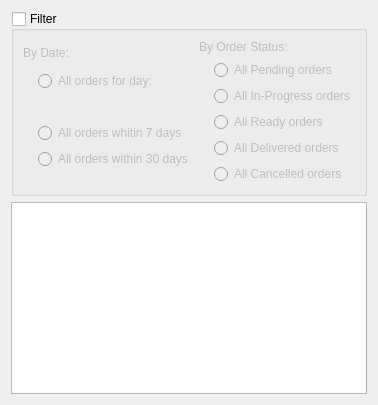
           <widget class="QWidget" name="so">
            <layout class="QVBoxLayout" name="verticalLayout_15">
             <item>
              <widget class="QGroupBox" name="groupSOFilter">
               <property name="title">
                <string>Filter</string>
               </property>
               <property name="checkable">
                <bool>true</bool>
               </property>
               <property name="checked">
                <bool>false</bool>
               </property>
               <layout class="QGridLayout" name="gridLayout_7">
                <item row="0" column="0">
                 <layout class="QVBoxLayout" name="verticalLayout_14">
                  <item>
                   <widget class="QLabel" name="label_5">
                    <property name="text">
                     <string>By Date:</string>
                    </property>
                   </widget>
                  </item>
                  <item>
                   <layout class="QVBoxLayout" name="verticalLayout_13">
                    <property name="leftMargin">
                     <number>15</number>
                    </property>
                    <item>
                     <widget class="QRadioButton" name="rbSOByDate">
                      <property name="text">
                       <string>All orders for day:</string>
                      </property>
                     </widget>
                    </item>
                    <item>
                     <layout class="QHBoxLayout" name="horizontalLayout_5">
                      <item>
                       <spacer name="horizontalSpacer_2">
                        <property name="orientation">
                         <enum>Qt::Horizontal</enum>
                        </property>
                        <property name="sizeType">
                         <enum>QSizePolicy::Fixed</enum>
                        </property>
                        <property name="sizeHint" stdset="0">
                         <size>
                          <width>15</width>
                          <height>20</height>
                         </size>
                        </property>
                       </spacer>
                      </item>
                      <item>
                       <widget class="KDateWidget" name="datePicker"/>
                      </item>
                     </layout>
                    </item>
                    <item>
                     <widget class="QRadioButton" name="rbSOByThisWeek">
                      <property name="text">
                       <string>All orders whitin 7 days</string>
                      </property>
                     </widget>
                    </item>
                    <item>
                     <widget class="QRadioButton" name="rbSOByThisMonth">
                      <property name="text">
                       <string>All orders within 30 days</string>
                      </property>
                     </widget>
                    </item>
                    <item>
                     <spacer name="verticalSpacer">
                      <property name="orientation">
                       <enum>Qt::Vertical</enum>
                      </property>
                      <property name="sizeType">
                       <enum>QSizePolicy::Fixed</enum>
                      </property>
                      <property name="sizeHint" stdset="0">
                       <size>
                        <width>20</width>
                        <height>15</height>
                       </size>
                      </property>
                     </spacer>
                    </item>
                   </layout>
                  </item>
                 </layout>
                </item>
                <item row="0" column="1">
                 <layout class="QVBoxLayout" name="verticalLayout_12">
                  <item>
                   <widget class="QLabel" name="label_4">
                    <property name="text">
                     <string>By Order Status:</string>
                    </property>
                   </widget>
                  </item>
                  <item>
                   <layout class="QVBoxLayout" name="verticalLayout_11">
                    <property name="leftMargin">
                     <number>15</number>
                    </property>
                    <item>
                     <widget class="QRadioButton" name="rbSOByStatusPending">
                      <property name="text">
                       <string>All Pending orders</string>
                      </property>
                     </widget>
                    </item>
                    <item>
                     <widget class="QRadioButton" name="rbSOByStatusInProgress">
                      <property name="text">
                       <string>All In-Progress orders</string>
                      </property>
                     </widget>
                    </item>
                    <item>
                     <widget class="QRadioButton" name="rbSOByStatusReady">
                      <property name="text">
                       <string>All Ready orders</string>
                      </property>
                     </widget>
                    </item>
                    <item>
                     <widget class="QRadioButton" name="rbSOByStatusDelivered">
                      <property name="text">
                       <string>All Delivered orders</string>
                      </property>
                     </widget>
                    </item>
                    <item>
                     <widget class="QRadioButton" name="rbSOByStatusCancelled">
                      <property name="text">
                       <string>All Cancelled orders</string>
                      </property>
                     </widget>
                    </item>
                   </layout>
                  </item>
                 </layout>
                </item>
               </layout>
              </widget>
             </item>
             <item>
              <widget class="QTableView" name="tableSO">
               <property name="sortingEnabled">
                <bool>true</bool>
               </property>
              </widget>
             </item>
            </layout>
           </widget>
